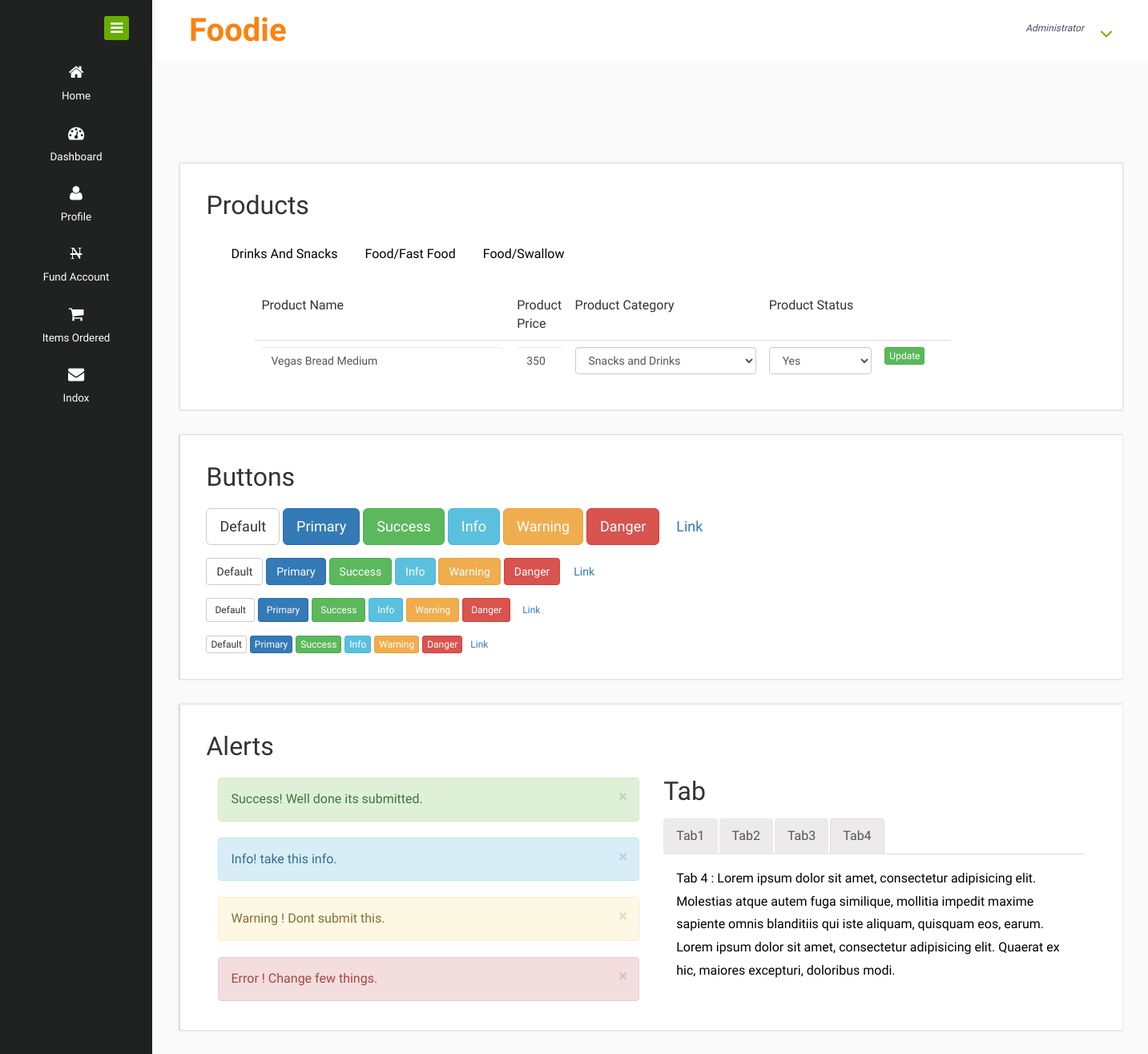
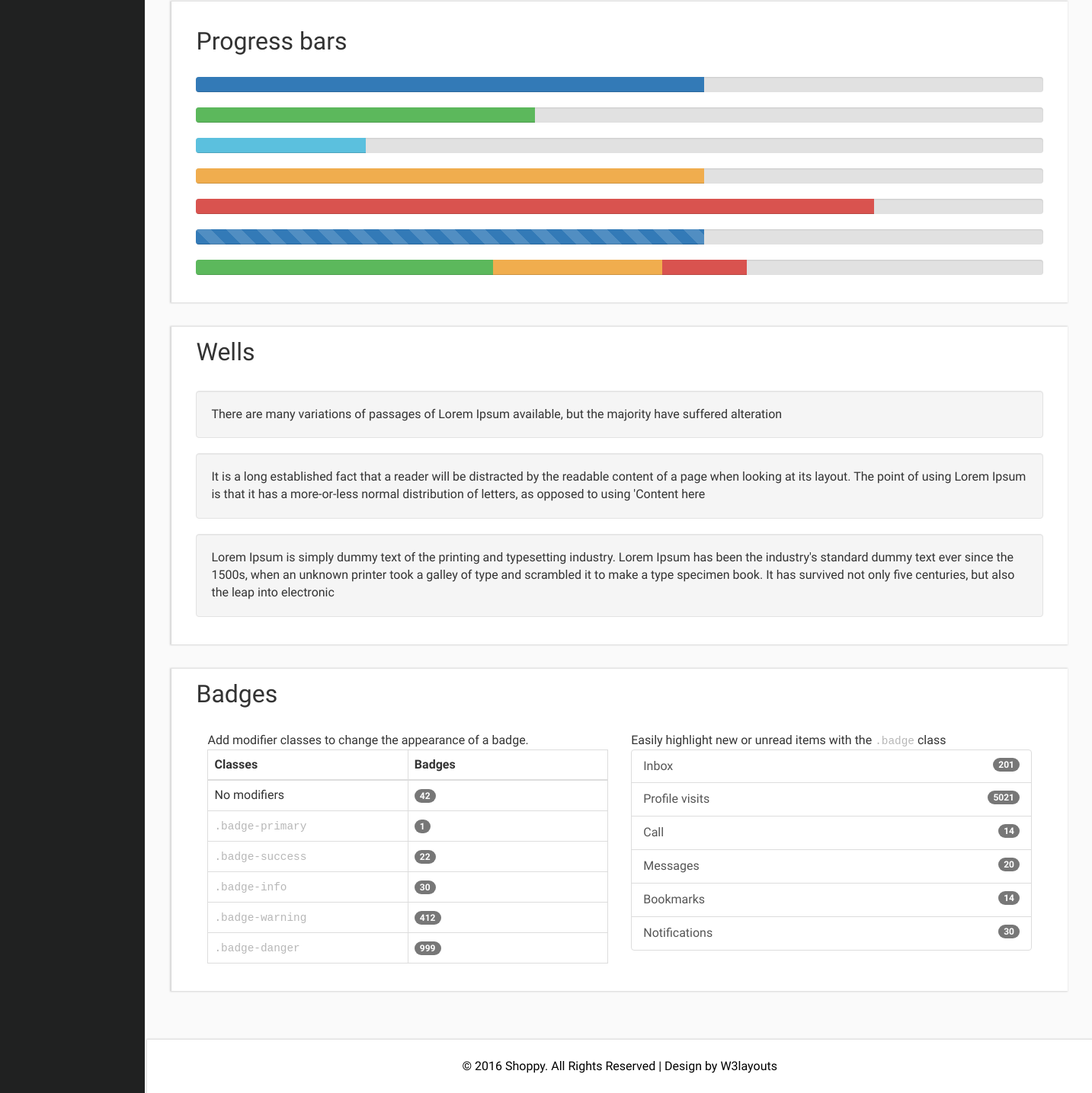
The page /admin/product.php (signed in) on the database its author committed (2 pictures, top to bottom).
### tables this page shows
CREATE TABLE `admin_add_product` (
  `product_id` int(11) NOT NULL,
  `product_name` varchar(100) NOT NULL,
  `product_category` varchar(50) NOT NULL,
  `product_type` varchar(50) NOT NULL,
  `product_price` bigint(20) NOT NULL,
  `product_status` varchar(30) NOT NULL,
  `time_added` timestamp NOT NULL DEFAULT CURRENT_TIMESTAMP ON UPDATE CURRENT_TIMESTAMP
);

### admin/contoller/db.php (called while the page is built, shortened)
<?php
	class dbconnect
	{
		function __construct()
		{
					$this->conn = new PDO("mysql:host=localhost;dbname=foodie",'root','');
		}
	}
?>

### admin/contoller/select.php (called while the page is built, shortened)
<?php
include_once 'db.php';
class select extends dbconnect
{
	public function SelectProductOnCategorySnacksanddricks()
	{
		$productCategory = "snacksanddricks";
		$type = "snacks";
		$status = "Yes";
		$query = "SELECT * FROM admin_add_product WHERE product_category = :productCategory AND product_type = :product_type AND product_status = :product_status";
		$sql = $this->conn->prepare($query);
		$sql->execute([':productCategory' => $productCategory, ':product_type' => $type, ':product_status' => $status]);
		$res = $sql->fetchAll();
		return $res;
	}
}
?>

### admin/product.php (the view, shortened to what this page needs)
<?php
	include_once './contoller/select.php';
	$adminObject = new select;
	$SelectProductBasedOnCategorysandd = $adminObject->SelectProductOnCategorySnacksanddricks();
?>
<!DOCTYPE HTML>
<html>
<head>
<link href="css/bootstrap.css" rel="stylesheet" type="text/css" media="all">
<link href="css/style.css" rel="stylesheet" type="text/css" media="all"/>
<link href="css/font-awesome.css" rel="stylesheet">
</head>
<body onload="sanckanddrnksUpdate()">
<?php
	include_once 'header.php';
?>
<div class="inner-block">
     <div class="typography">
		<div class="grid_3 grid_4">
			<div class="page-header">
	       	<h3>Products</h3>
	      </div>
	     <div class="bs-example">
	     	<div class="container">
				  <ul class="nav nav-tabs col-md-12" style="border-style: none;">
				    <li class="nav-item">
				      <a class="nav-link active productitle" data-toggle="tab" href="#home">Drinks And Snacks</a>
				    </li>
				    <li class="nav-item">
				      <a class="nav-link productitle" data-toggle="tab" href="#menu1">Food/Fast Food</a>
				    </li>
				    <li class="nav-item">
				      <a class="nav-link productitle" data-toggle="tab" href="#menu2">Food/Swallow</a>
				    </li>
				  </ul>
  <div class="tab-content">
    <div id="home" class="container tab-pane active col-md-12"><br>
      <div class="col-md-10 table-responsive">
			  <table class="table">
			    <thead style="border-style: none;">
			      <tr>
			        <td>Product Name</td>
			        <td class="col-md-1">Product Price</td>
			        <td>Product Category</td>
			        <td class="col-sm-2">Product Status</td>
			      </tr>
			    </thead>
			    <tbody>
				    <?php
				    	foreach ($SelectProductBasedOnCategorysandd as $products) :
				    ?>
				   <form method="POST" id="updatesandd">
					  <tr>
					        <td><input type="text"  id="pname" name="product_name" class="form-control" value="<?=$products['product_name']?>"></td>
					        <td><input type="text" id="pprice" name="product_price" class="form-control" value="<?=$products['product_price']?>"></td>
					        <td>
						        <select class="form-control" class="select" id="pcategory" name="product_category">
						        	<option value="<?=$products['product_category']?>">Snacks and Drinks</option>
						        </select>
					    	</td>
					        <td>
					        	<select class="form-control" class="select" id="pstatus" name="product_status">
					        		<option values="
						        		<?=$products['product_status']?>"><?=$products['product_status']?>
						        	</option>
						        </select>
						     </td>
					         <td>
					         	<button type="submit" class="btn btn-xs btn-success" name="updatesanksanddrink" id="update">Update</button>
					         </td>
					      </tr>
					   	</form>
				    <?php
				    	endforeach;
				    ?>
			    </tbody>
			  </table>
			</div>
    </div>
  </div>
</div>
	     </div>
	  </div>
   <div class="typo-buttons">
	<div class="page-header">
        <h3>Buttons</h3>
      </div>
      <p class="grid1">
        <button type="button" class="btn btn-lg btn-default">Default</button>
        <button type="button" class="btn btn-lg btn-primary">Primary</button>
        <button type="button" class="btn btn-lg btn-success">Success</button>
        <button type="button" class="btn btn-lg btn-info">Info</button>
        <button type="button" class="btn btn-lg btn-warning">Warning</button>
        <button type="button" class="btn btn-lg btn-danger">Danger</button>
        <button type="button" class="btn btn-lg btn-link">Link</button>
      </p>
      <p class="grid1 ">
        <button type="button" class="btn btn-1 btn-default">Default</button>
        <button type="button" class="btn btn-1 btn-primary">Primary</button>
        <button type="button" class="btn btn-1 btn-success">Success</button>
        <button type="button" class="btn btn-1 btn-info">Info</button>
        <button type="button" class="btn btn-1 btn-warning">Warning</button>
        <button type="button" class="btn btn-1 btn-danger">Danger</button>
        <button type="button" class="btn btn-1 btn-link">Link</button>
      </p>
      <p class="grid1">
        <button type="button" class="btn btn-sm btn-default">Default</button>
        <button type="button" class="btn btn-sm btn-primary">Primary</button>
        <button type="button" class="btn btn-sm btn-success">Success</button>
        <button type="button" class="btn btn-sm btn-info">Info</button>
        <button type="button" class="btn btn-sm btn-warning">Warning</button>
        <button type="button" class="btn btn-sm btn-danger">Danger</button>
        <button type="button" class="btn btn-sm btn-link">Link</button>
      </p>
      <p class="grid1">
        <button type="button" class="btn btn-xs btn-default">Default</button>
        <button type="button" class="btn btn-xs btn-primary">Primary</button>
        <button type="button" class="btn btn-xs btn-success">Success</button>
        <button type="button" class="btn btn-xs btn-info">Info</button>
        <button type="button" class="btn btn-xs btn-warning">Warning</button>
        <button type="button" class="btn btn-xs btn-danger">Danger</button>
        <button type="button" class="btn btn-xs btn-link">Link</button>
      </p>
     </div>
      <div class="typo-alerts">
	       <div class="page-header">
	        <h3>Alerts</h3>
	      </div>
	      <div class="col-sm-6 col-md-6 col-lg-6 mb-60">
            <div class="alert alert-success alert-dismissable">
              <button aria-hidden="true" data-dismiss="alert" class="close" type="button"> × </button>
              Success! Well done its submitted. </div>
            <div class="alert alert-info alert-dismissable">
              <button aria-hidden="true" data-dismiss="alert" class="close" type="button"> × </button>
              Info! take this info. </div>
            <div class="alert alert-warning alert-dismissable">
              <button aria-hidden="true" data-dismiss="alert" class="close" type="button"> × </button>
              Warning ! Dont submit this. </div>
            <div class="alert alert-danger alert-dismissable">
                <button aria-hidden="true" data-dismiss="alert" class="close" type="button"> × </button>
                Error ! Change few things. </div>
          </div>
          <div class="col-sm-6 col-md-6 col-lg-6 mb-60">
            <h4 class="text-blue title-border mb-30 bars">Tab</h4>
            <div class="horizontal-tab">
              <ul class="nav nav-tabs">
                <li class=""><a href="#tab1" data-toggle="tab" aria-expanded="false">Tab1</a></li>
                <li class=""><a href="#tab2" data-toggle="tab" aria-expanded="false">Tab2</a></li>
                <li class=""><a href="#tab3" data-toggle="tab" aria-expanded="false">Tab3</a></li>
                <li class="active"><a href="#tab4" data-toggle="tab" aria-expanded="true">Tab4</a></li>
              </ul>
              <div class="tab-content">
                <div class="tab-pane active" id="tab4">
                  <div class="row">
                    <div class="col-md-12">
                      <p>Tab 4 : Lorem ipsum dolor sit amet, consectetur adipisicing elit. Molestias atque autem fuga similique, mollitia impedit maxime sapiente omnis blanditiis qui iste aliquam, quisquam eos, earum.</p>
                      <p>Lorem ipsum dolor sit amet, consectetur adipisicing elit. Quaerat ex hic, maiores excepturi, doloribus modi.</p>
                    </div>
                  </div>
                </div>
              </div>
            </div>
          </div>
          <div class="clearfix"> </div>
      </div>
      <div class="typo-progresses">
        <div class="page-header">
        <h3>Progress bars</h3>
      </div>
      <div class="progress">
        <div class="progress-bar" role="progressbar" aria-valuenow="60" aria-valuemin="0" aria-valuemax="100" style="width: 60%;"><span class="sr-only">60% Complete</span></div>
      </div>
      <div class="progress">
        <div class="progress-bar progress-bar-success" role="progressbar" aria-valuenow="40" aria-valuemin="0" aria-valuemax="100" style="width: 40%"><span class="sr-only">40% Complete (success)</span></div>
      </div>
      <div class="progress">
        <div class="progress-bar progress-bar-info" role="progressbar" aria-valuenow="20" aria-valuemin="0" aria-valuemax="100" style="width: 20%"><span class="sr-only">20% Complete</span></div>
      </div>
      <div class="progress">
        <div class="progress-bar progress-bar-warning" role="progressbar" aria-valuenow="60" aria-valuemin="0" aria-valuemax="100" style="width: 60%"><span class="sr-only">60% Complete (warning)</span></div>
      </div>
      <div class="progress">
        <div class="progress-bar progress-bar-danger" role="progressbar" aria-valuenow="80" aria-valuemin="0" aria-valuemax="100" style="width: 80%"><span class="sr-only">80% Complete (danger)</span></div>
      </div>
      <div class="progress">
        <div class="progress-bar progress-bar-striped" role="progressbar" aria-valuenow="60" aria-valuemin="0" aria-valuemax="100" style="width: 60%"><span class="sr-only">60% Complete</span></div>
      </div>
      <div class="progress">
        <div class="progress-bar progress-bar-success" style="width: 35%"><span class="sr-only">35% Complete (success)</span></div>
        <div class="progress-bar progress-bar-warning" style="width: 20%"><span class="sr-only">20% Complete (warning)</span></div>
        <div class="progress-bar progress-bar-danger" style="width: 10%"><span class="sr-only">10% Complete (danger)</span></div>
      </div>
      </div>
      <div class="typo-wells">
         <div class="distracted">
			  <h3 class="ghj">Wells</h3>
				   <div class="well">
					There are many variations of passages of Lorem Ipsum available, but the majority have suffered alteration
				   </div>
				   <div class="well">
					It is a long established fact that a reader will be distracted by the readable content of a page when looking at its layout. The point of using Lorem Ipsum is that it has a more-or-less normal distribution of letters, as opposed to using 'Content here
				   </div>
				   <div class="well">
					Lorem Ipsum is simply dummy text of the printing and typesetting industry. Lorem Ipsum has been the industry's standard dummy text ever since the 1500s, when an unknown printer took a galley of type and scrambled it to make a type specimen book. It has survived not only five centuries, but also the leap into electronic
				   </div>
		    </div>
	</div>
    <div class="typo-badges">
       <div class="appearance">
			 <h3 class="ghj">Badges</h3>
				<div class="col-md-6">
					<p>Add modifier classes to change the appearance of a badge.</p>
					  <table class="table table-bordered">
						<thead>
							<tr>
								<th width="50%">Classes</th>
								<th width="50%">Badges</th>
							</tr>
						</thead>
						<tbody>
							<tr>
								<td>No modifiers</td>
								<td><span class="badge">42</span></td>
							</tr>
							<tr>
								<td><code>.badge-primary</code></td>
								<td><span class="badge badge-primary">1</span></td>
							</tr>
							<tr>
								<td><code>.badge-success</code></td>
								<td><span class="badge badge-success">22</span></td>
							</tr>
							<tr>
								<td><code>.badge-info</code></td>
								<td><span class="badge badge-info">30</span></td>
							</tr>
							<tr>
								<td><code>.badge-warning</code></td>
								<td><span class="badge badge-warning">412</span></td>
							</tr>
							<tr>
								<td><code>.badge-danger</code></td>
								<td><span class="badge badge-danger">999</span></td>
							</tr>
						</tbody>
					  </table>
				</div>
				<div class="col-md-6">
				  <p>Easily highlight new or unread items with the <code>.badge</code> class</p>
					<div class="list-group list-group-alternate">
						<a href="#" class="list-group-item"><span class="badge">201</span> <i class="ti ti-email"></i> Inbox </a>
						<a href="#" class="list-group-item"><span class="badge badge-primary">5021</span> <i class="ti ti-eye"></i> Profile visits </a>
						<a href="#" class="list-group-item"><span class="badge">14</span> <i class="ti ti-headphone-alt"></i> Call </a>
						<a href="#" class="list-group-item"><span class="badge">20</span> <i class="ti ti-comments"></i> Messages </a>
						<a href="#" class="list-group-item"><span class="badge badge-warning">14</span> <i class="ti ti-bookmark"></i> Bookmarks </a>
						<a href="#" class="list-group-item"><span class="badge badge-danger">30</span> <i class="ti ti-bell"></i> Notifications </a>
					</div>
			    </div>
			   <div class="clearfix"> </div>
			</div>
         </div>
     </div>
</div>
<div class="copyrights">
	 <p>© 2016 Shoppy. All Rights Reserved | Design by  <a href="http://w3layouts.com/" target="_blank">W3layouts</a> </p>
</div>
</div>
</div>
   <?php
   	include_once 'sidebar.php';
   ?>
</body>
</html>

### admin/product.php (style rules this page uses)
input[type="text"] { border-style: none; }
select { border-style: none; }
.productitle { color: black ; }

### rows shown on the page
admin_add_product: product_name "Vegas Bread Medium", product_price "350", product_status "Yes"
